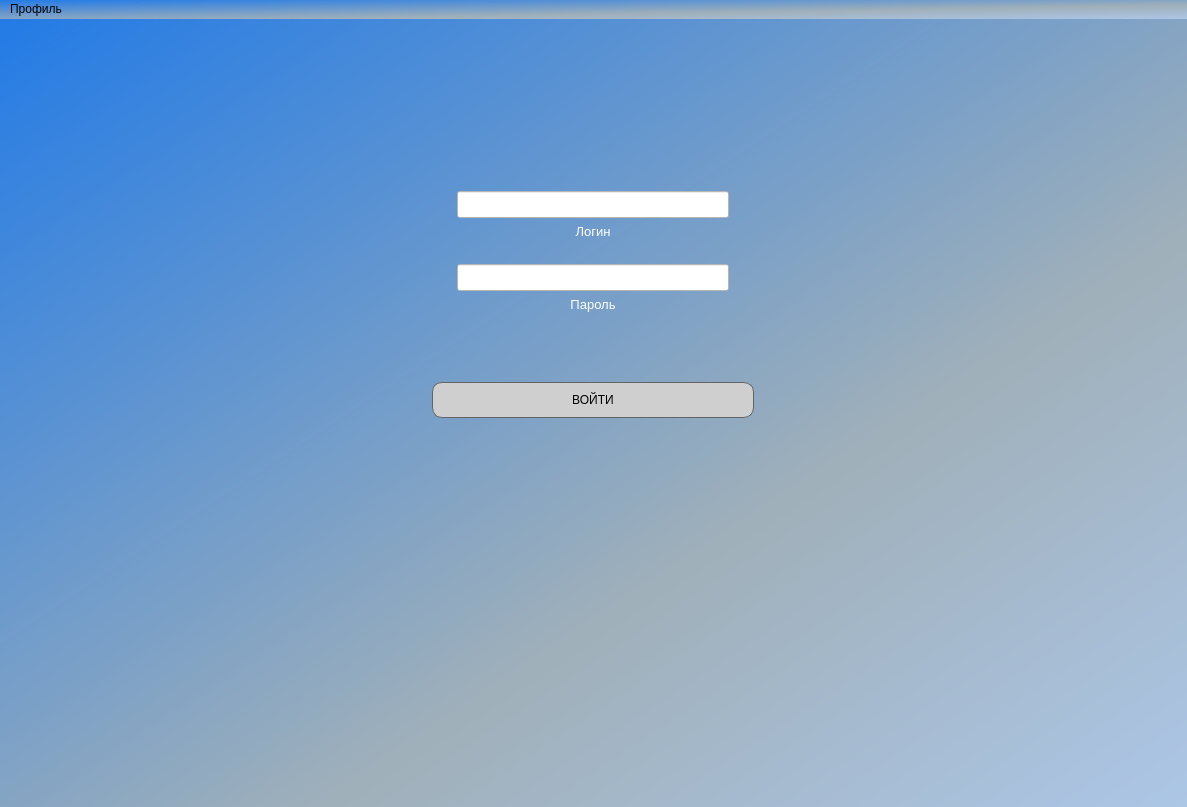
<?xml version="1.0" encoding="UTF-8"?>
<ui version="4.0">
 <class>MainWindow</class>
 <widget class="QMainWindow" name="MainWindow">
  <property name="geometry">
   <rect>
    <x>0</x>
    <y>0</y>
    <width>1187</width>
    <height>807</height>
   </rect>
  </property>
  <property name="windowTitle">
   <string>ЯКуратор</string>
  </property>
  <property name="styleSheet">
   <string notr="true">background-color: qlineargradient(spread:pad, x1:0, y1:0, x2:1, y2:1, stop:0 rgba(35, 123, 230, 255), stop:0.636364 rgba(160, 176, 186, 255), stop:1 rgba(172, 198, 230, 255));</string>
  </property>
  <widget class="QWidget" name="centralwidget">
   <layout class="QHBoxLayout" name="horizontalLayout_3">
    <item>
     <widget class="QStackedWidget" name="stackedWidget">
      <property name="focusPolicy">
       <enum>Qt::NoFocus</enum>
      </property>
      <property name="styleSheet">
       <string notr="true">background-color: rgba(255, 255, 255, 0);</string>
      </property>
      <property name="currentIndex">
       <number>0</number>
      </property>
      <widget class="QWidget" name="login_page">
       <layout class="QGridLayout" name="gridLayout_2">
        <item row="0" column="1">
         <layout class="QHBoxLayout" name="horizontalLayout">
          <property name="bottomMargin">
           <number>0</number>
          </property>
         </layout>
        </item>
        <item row="1" column="1">
         <widget class="QWidget" name="LoginPassWidget" native="true">
          <property name="maximumSize">
           <size>
            <width>500</width>
            <height>500</height>
           </size>
          </property>
          <property name="styleSheet">
           <string notr="true">background-color: rgba(255, 255, 255, 0);
</string>
          </property>
          <layout class="QVBoxLayout" name="verticalLayout">
           <item>
            <layout class="QVBoxLayout" name="login">
             <property name="leftMargin">
              <number>105</number>
             </property>
             <property name="rightMargin">
              <number>105</number>
             </property>
             <item>
              <widget class="QLineEdit" name="login_enter">
               <property name="sizePolicy">
                <sizepolicy hsizetype="Expanding" vsizetype="Fixed">
                 <horstretch>0</horstretch>
                 <verstretch>0</verstretch>
                </sizepolicy>
               </property>
               <property name="minimumSize">
                <size>
                 <width>0</width>
                 <height>25</height>
                </size>
               </property>
               <property name="font">
                <font>
                 <pointsize>12</pointsize>
                </font>
               </property>
               <property name="focusPolicy">
                <enum>Qt::StrongFocus</enum>
               </property>
               <property name="styleSheet">
                <string notr="true">background-color: rgb(255, 255, 255);</string>
               </property>
               <property name="alignment">
                <set>Qt::AlignLeading|Qt::AlignLeft|Qt::AlignVCenter</set>
               </property>
               <property name="placeholderText">
                <string/>
               </property>
              </widget>
             </item>
             <item>
              <widget class="QLabel" name="login_label">
               <property name="sizePolicy">
                <sizepolicy hsizetype="Expanding" vsizetype="Fixed">
                 <horstretch>0</horstretch>
                 <verstretch>0</verstretch>
                </sizepolicy>
               </property>
               <property name="font">
                <font>
                 <pointsize>10</pointsize>
                </font>
               </property>
               <property name="styleSheet">
                <string notr="true">color: rgb(255, 255, 255);</string>
               </property>
               <property name="text">
                <string>Логин</string>
               </property>
               <property name="alignment">
                <set>Qt::AlignHCenter|Qt::AlignTop</set>
               </property>
              </widget>
             </item>
            </layout>
           </item>
           <item>
            <layout class="QVBoxLayout" name="password">
             <property name="leftMargin">
              <number>105</number>
             </property>
             <property name="rightMargin">
              <number>105</number>
             </property>
             <item>
              <widget class="QLineEdit" name="password_enter">
               <property name="sizePolicy">
                <sizepolicy hsizetype="Expanding" vsizetype="Fixed">
                 <horstretch>0</horstretch>
                 <verstretch>0</verstretch>
                </sizepolicy>
               </property>
               <property name="minimumSize">
                <size>
                 <width>0</width>
                 <height>25</height>
                </size>
               </property>
               <property name="maximumSize">
                <size>
                 <width>16777215</width>
                 <height>16777215</height>
                </size>
               </property>
               <property name="font">
                <font>
                 <pointsize>12</pointsize>
                </font>
               </property>
               <property name="focusPolicy">
                <enum>Qt::StrongFocus</enum>
               </property>
               <property name="styleSheet">
                <string notr="true">background-color: rgb(255, 255, 255);</string>
               </property>
               <property name="echoMode">
                <enum>QLineEdit::Password</enum>
               </property>
              </widget>
             </item>
             <item>
              <widget class="QLabel" name="password_label">
               <property name="sizePolicy">
                <sizepolicy hsizetype="Expanding" vsizetype="Fixed">
                 <horstretch>0</horstretch>
                 <verstretch>0</verstretch>
                </sizepolicy>
               </property>
               <property name="font">
                <font>
                 <pointsize>10</pointsize>
                </font>
               </property>
               <property name="styleSheet">
                <string notr="true">color: rgb(255, 255, 255);</string>
               </property>
               <property name="text">
                <string>Пароль</string>
               </property>
               <property name="alignment">
                <set>Qt::AlignHCenter|Qt::AlignTop</set>
               </property>
              </widget>
             </item>
            </layout>
           </item>
           <item>
            <widget class="QLabel" name="text_invalid_log_or_pass">
             <property name="maximumSize">
              <size>
               <width>16777215</width>
               <height>20</height>
              </size>
             </property>
             <property name="font">
              <font>
               <pointsize>10</pointsize>
              </font>
             </property>
             <property name="text">
              <string/>
             </property>
             <property name="alignment">
              <set>Qt::AlignCenter</set>
             </property>
            </widget>
           </item>
           <item>
            <layout class="QVBoxLayout" name="verticalLayout_2">
             <property name="spacing">
              <number>6</number>
             </property>
             <property name="sizeConstraint">
              <enum>QLayout::SetDefaultConstraint</enum>
             </property>
             <property name="leftMargin">
              <number>80</number>
             </property>
             <property name="rightMargin">
              <number>80</number>
             </property>
             <item>
              <widget class="QPushButton" name="btn_enter_account">
               <property name="sizePolicy">
                <sizepolicy hsizetype="Expanding" vsizetype="Fixed">
                 <horstretch>0</horstretch>
                 <verstretch>0</verstretch>
                </sizepolicy>
               </property>
               <property name="maximumSize">
                <size>
                 <width>16777215</width>
                 <height>16777215</height>
                </size>
               </property>
               <property name="focusPolicy">
                <enum>Qt::NoFocus</enum>
               </property>
               <property name="styleSheet">
                <string notr="true">#btn_enter_account {
	background-color: rgb(207, 207, 207);
	color: rgb(0, 0, 0);
	border: 1px solid rgb(100, 100, 100);
	border-radius: 10px;
	font-size: 12px;
	padding: 10px 20px;
}

#btn_enter_account:hover {
	background-color: rgb(180, 180, 180);
}

#btn_enter_account:pressed {
	background-color: rgb(167, 167, 167);
}</string>
               </property>
               <property name="text">
                <string>ВОЙТИ</string>
               </property>
               <property name="autoDefault">
                <bool>true</bool>
               </property>
               <property name="default">
                <bool>true</bool>
               </property>
               <property name="flat">
                <bool>false</bool>
               </property>
              </widget>
             </item>
            </layout>
           </item>
           <item>
            <layout class="QVBoxLayout" name="verticalLayout_6">
             <property name="leftMargin">
              <number>70</number>
             </property>
             <property name="topMargin">
              <number>0</number>
             </property>
             <property name="rightMargin">
              <number>70</number>
             </property>
             <item>
              <widget class="QLabel" name="emblem">
               <property name="sizePolicy">
                <sizepolicy hsizetype="Fixed" vsizetype="Fixed">
                 <horstretch>0</horstretch>
                 <verstretch>0</verstretch>
                </sizepolicy>
               </property>
               <property name="minimumSize">
                <size>
                 <width>0</width>
                 <height>0</height>
                </size>
               </property>
               <property name="maximumSize">
                <size>
                 <width>400</width>
                 <height>190</height>
                </size>
               </property>
               <property name="text">
                <string/>
               </property>
               <property name="pixmap">
                <pixmap resource="res.qrc">:/emb/emblem-removebg.png</pixmap>
               </property>
               <property name="scaledContents">
                <bool>true</bool>
               </property>
               <property name="alignment">
                <set>Qt::AlignCenter</set>
               </property>
              </widget>
             </item>
            </layout>
           </item>
          </layout>
         </widget>
        </item>
        <item row="1" column="0">
         <layout class="QVBoxLayout" name="verticalLayout_4">
          <property name="leftMargin">
           <number>0</number>
          </property>
          <property name="rightMargin">
           <number>0</number>
          </property>
         </layout>
        </item>
        <item row="1" column="2">
         <layout class="QVBoxLayout" name="verticalLayout_5">
          <property name="leftMargin">
           <number>0</number>
          </property>
         </layout>
        </item>
        <item row="2" column="1">
         <layout class="QHBoxLayout" name="horizontalLayout_2">
          <property name="topMargin">
           <number>0</number>
          </property>
         </layout>
        </item>
       </layout>
      </widget>
      <widget class="QWidget" name="students_page">
       <layout class="QGridLayout" name="gridLayout">
        <item row="2" column="1">
         <widget class="QGroupBox" name="inform_group_layout">
          <property name="sizePolicy">
           <sizepolicy hsizetype="Expanding" vsizetype="Expanding">
            <horstretch>0</horstretch>
            <verstretch>0</verstretch>
           </sizepolicy>
          </property>
          <property name="minimumSize">
           <size>
            <width>260</width>
            <height>0</height>
           </size>
          </property>
          <property name="font">
           <font>
            <pointsize>12</pointsize>
           </font>
          </property>
          <property name="styleSheet">
           <string notr="true"/>
          </property>
          <property name="title">
           <string>Информация о группе</string>
          </property>
          <property name="alignment">
           <set>Qt::AlignCenter</set>
          </property>
         </widget>
        </item>
        <item row="2" column="0">
         <widget class="QTabWidget" name="group_tables_semesters">
          <property name="font">
           <font>
            <pointsize>10</pointsize>
           </font>
          </property>
          <property name="focusPolicy">
           <enum>Qt::NoFocus</enum>
          </property>
          <property name="currentIndex">
           <number>0</number>
          </property>
          <widget class="QWidget" name="semester_1">
           <attribute name="title">
            <string>Семестр 1</string>
           </attribute>
           <layout class="QGridLayout" name="gridLayout_3">
            <item row="0" column="0">
             <widget class="QTableView" name="group_table_view_1">
              <property name="font">
               <font>
                <family>MS Shell Dlg 2</family>
               </font>
              </property>
             </widget>
            </item>
           </layout>
          </widget>
          <widget class="QWidget" name="semester_2">
           <attribute name="title">
            <string>Семестр 2</string>
           </attribute>
           <layout class="QGridLayout" name="gridLayout_4">
            <item row="0" column="0">
             <widget class="QTableView" name="group_table_view_2">
              <property name="font">
               <font>
                <family>MS Shell Dlg 2</family>
               </font>
              </property>
             </widget>
            </item>
           </layout>
          </widget>
          <widget class="QWidget" name="semester_3">
           <attribute name="title">
            <string>Семестр 3</string>
           </attribute>
           <layout class="QGridLayout" name="gridLayout_5">
            <item row="0" column="0">
             <widget class="QTableView" name="group_table_view_3">
              <property name="font">
               <font>
                <family>MS Shell Dlg 2</family>
               </font>
              </property>
             </widget>
            </item>
           </layout>
          </widget>
          <widget class="QWidget" name="semester_4">
           <attribute name="title">
            <string>Семестр 4</string>
           </attribute>
           <layout class="QGridLayout" name="gridLayout_6">
            <item row="0" column="0">
             <widget class="QTableView" name="group_table_view_4">
              <property name="font">
               <font>
                <family>MS Shell Dlg 2</family>
               </font>
              </property>
             </widget>
            </item>
           </layout>
          </widget>
          <widget class="QWidget" name="semester_5">
           <attribute name="title">
            <string>Семестр 5</string>
           </attribute>
           <layout class="QGridLayout" name="gridLayout_7">
            <item row="0" column="0">
             <widget class="QTableView" name="group_table_view_5">
              <property name="font">
               <font>
                <family>MS Shell Dlg 2</family>
               </font>
              </property>
             </widget>
            </item>
           </layout>
          </widget>
         </widget>
        </item>
        <item row="1" column="0">
         <widget class="QComboBox" name="choice_group">
          <property name="font">
           <font>
            <pointsize>14</pointsize>
           </font>
          </property>
          <property name="focusPolicy">
           <enum>Qt::NoFocus</enum>
          </property>
          <property name="styleSheet">
           <string notr="true">background-color: rgb(207, 207, 207);</string>
          </property>
          <property name="editable">
           <bool>false</bool>
          </property>
          <property name="currentText">
           <string/>
          </property>
         </widget>
        </item>
       </layout>
      </widget>
      <widget class="QWidget" name="students_page_superuser">
       <layout class="QGridLayout" name="gridLayout_13">
        <item row="2" column="1">
         <widget class="QGroupBox" name="inform_group_layout_superuser">
          <property name="sizePolicy">
           <sizepolicy hsizetype="Expanding" vsizetype="Expanding">
            <horstretch>0</horstretch>
            <verstretch>0</verstretch>
           </sizepolicy>
          </property>
          <property name="minimumSize">
           <size>
            <width>260</width>
            <height>0</height>
           </size>
          </property>
          <property name="font">
           <font>
            <pointsize>12</pointsize>
           </font>
          </property>
          <property name="title">
           <string>Информация о группе</string>
          </property>
          <property name="alignment">
           <set>Qt::AlignCenter</set>
          </property>
         </widget>
        </item>
        <item row="2" column="0">
         <widget class="QTabWidget" name="group_tables_semesters_superuser">
          <property name="font">
           <font>
            <pointsize>10</pointsize>
           </font>
          </property>
          <property name="focusPolicy">
           <enum>Qt::NoFocus</enum>
          </property>
          <property name="currentIndex">
           <number>0</number>
          </property>
          <widget class="QWidget" name="semester_1_superuser">
           <attribute name="title">
            <string>Семестр 1</string>
           </attribute>
           <layout class="QGridLayout" name="gridLayout_8">
            <item row="0" column="0">
             <widget class="QTableView" name="group_table_view_1_superuser">
              <property name="font">
               <font>
                <family>MS Shell Dlg 2</family>
               </font>
              </property>
             </widget>
            </item>
           </layout>
          </widget>
          <widget class="QWidget" name="semester_2_superuser">
           <attribute name="title">
            <string>Семестр 2</string>
           </attribute>
           <layout class="QGridLayout" name="gridLayout_9">
            <item row="0" column="0">
             <widget class="QTableView" name="group_table_view_2_superuser">
              <property name="font">
               <font>
                <family>MS Shell Dlg 2</family>
               </font>
              </property>
             </widget>
            </item>
           </layout>
          </widget>
          <widget class="QWidget" name="semester_3_superuser">
           <attribute name="title">
            <string>Семестр 3</string>
           </attribute>
           <layout class="QGridLayout" name="gridLayout_10">
            <item row="0" column="0">
             <widget class="QTableView" name="group_table_view_3_superuser">
              <property name="font">
               <font>
                <family>MS Shell Dlg 2</family>
               </font>
              </property>
             </widget>
            </item>
           </layout>
          </widget>
          <widget class="QWidget" name="semester_4_superuser">
           <attribute name="title">
            <string>Семестр 4</string>
           </attribute>
           <layout class="QGridLayout" name="gridLayout_11">
            <item row="0" column="0">
             <widget class="QTableView" name="group_table_view_4_superuser">
              <property name="font">
               <font>
                <family>MS Shell Dlg 2</family>
               </font>
              </property>
             </widget>
            </item>
           </layout>
          </widget>
          <widget class="QWidget" name="semester_5_superuser">
           <attribute name="title">
            <string>Семестр 5</string>
           </attribute>
           <layout class="QGridLayout" name="gridLayout_12">
            <item row="0" column="0">
             <widget class="QTableView" name="group_table_view_5_superuser">
              <property name="font">
               <font>
                <family>MS Shell Dlg 2</family>
               </font>
              </property>
             </widget>
            </item>
           </layout>
          </widget>
         </widget>
        </item>
        <item row="1" column="0">
         <widget class="QComboBox" name="choice_institute_superuser">
          <property name="sizePolicy">
           <sizepolicy hsizetype="Expanding" vsizetype="Fixed">
            <horstretch>0</horstretch>
            <verstretch>0</verstretch>
           </sizepolicy>
          </property>
          <property name="font">
           <font>
            <pointsize>14</pointsize>
           </font>
          </property>
          <property name="focusPolicy">
           <enum>Qt::NoFocus</enum>
          </property>
          <property name="styleSheet">
           <string notr="true">background-color: rgb(207, 207, 207);</string>
          </property>
         </widget>
        </item>
        <item row="1" column="1">
         <widget class="QListView" name="group_list_superuser">
          <property name="font">
           <font>
            <family>MS Shell Dlg 2</family>
            <pointsize>14</pointsize>
           </font>
          </property>
          <property name="styleSheet">
           <string notr="true">QListView {
	background-color: rgb(255, 255, 255);
	border-radius: 10px;
	padding: 15px 15px;
}</string>
          </property>
         </widget>
        </item>
        <item row="0" column="1">
         <widget class="QLineEdit" name="find_group_by_name">
          <property name="font">
           <font>
            <pointsize>12</pointsize>
           </font>
          </property>
          <property name="styleSheet">
           <string notr="true">QLineEdit {
	background-color: rgb(255, 255, 255);
}</string>
          </property>
          <property name="placeholderText">
           <string>Введите группу для поиска...</string>
          </property>
         </widget>
        </item>
       </layout>
      </widget>
     </widget>
    </item>
   </layout>
  </widget>
  <widget class="QMenuBar" name="menuBar">
   <property name="geometry">
    <rect>
     <x>0</x>
     <y>0</y>
     <width>1187</width>
     <height>21</height>
    </rect>
   </property>
   <widget class="QMenu" name="profile">
    <property name="title">
     <string>Профиль</string>
    </property>
    <addaction name="btn_quit_profile"/>
   </widget>
   <addaction name="profile"/>
  </widget>
  <action name="btn_quit_profile">
   <property name="text">
    <string>Выйти из профиля</string>
   </property>
  </action>
 </widget>
 <resources>
  <include location="res.qrc"/>
 </resources>
 <connections/>
</ui>
